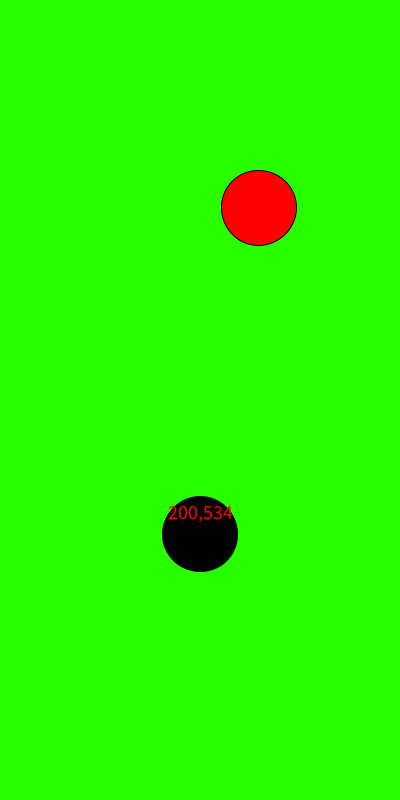
Frame 1 (no input)
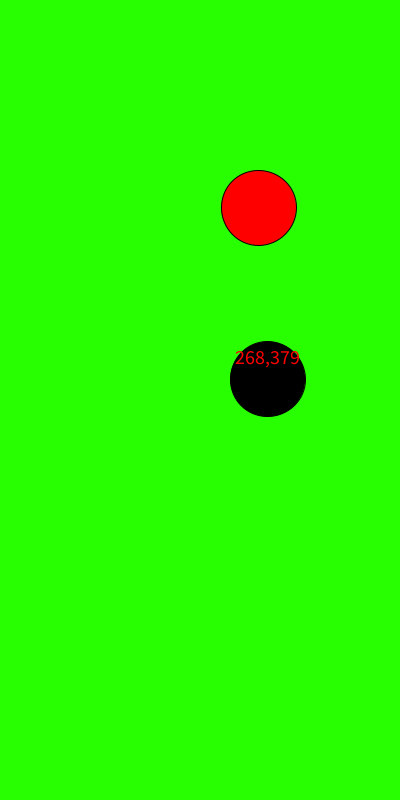
Frame 60 (the mouse pressed at the canvas centre just before this capture)
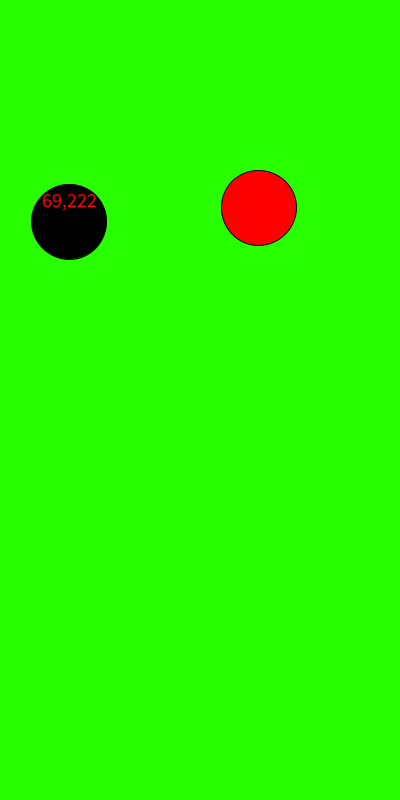
Frame 120 (the mouse held since frame 60 and released just before this capture)

The Processing sketch that drew these frames (run headless with seeded random() and noise(); from frame 60 on, the mouse is pressed at the canvas centre):

// Processing sketch: exercise29
// ── exercise29.pde
/*
Title: exercise29
Author: Mark Staun Poulsen
Date: 28/09 2020
*/

PVector ball, ball2, velocity;
int ballWidth;
int[] cushions = new int[0]; 

void setup()
{
  ballWidth = 75;
  initiateBalls();
  
  size(400, 800);
}

void initiateBalls()
{
  ball = new PVector(width/2, height - height/3);
  ball2 = new PVector(random(0, width), random(0, height));
  velocity = new PVector(random(-1,1) * 5, random(-1, 1) * 5);
}

void applyForce()
{
  ball.add(velocity);
}

void onCollision()
{
  if(ball.x + ballWidth/2 > width || ball.x - ballWidth/2 < 0)
  {
    velocity.x *= -1;
  }
  if(ball.y + ballWidth/2 > height || ball.y - ballWidth/2 < 0)
  {
    velocity.y *= -1;
  }
  
  float distance = dist(ball.x, ball.y, ball2.x, ball2.y);
  if(distance < ballWidth)
  {
    updateScore();
    initiateBalls();
  }
}

void updateScore()
{
  int aVariable = 1;
  cushions = append(cushions, aVariable); //Value is unnecessary since I only use it as counter
  print(cushions.length);
}

void displayBalls()
{
  fill(0, 0, 0);
  ellipse(ball.x, ball.y, ballWidth, ballWidth);
  
  fill(255, 0, 0);
  ellipse(ball2.x, ball2.y, ballWidth, ballWidth);
  
  textSize(20);
  textAlign(CENTER);
  text(round(ball.x)+","+round(ball.y), ball.x, ball.y - 15);
}

void displayScoreCushions()
{
  fill(0,0,120);
  for(int i = 0; i < cushions.length; i++)
  {
    rect(5, 50 * i, 40, 40);
  }
}

void draw()
{
  background(40, 255, 0);
  
  displayBalls();
  displayScoreCushions();
  
  applyForce();
  onCollision();
}
